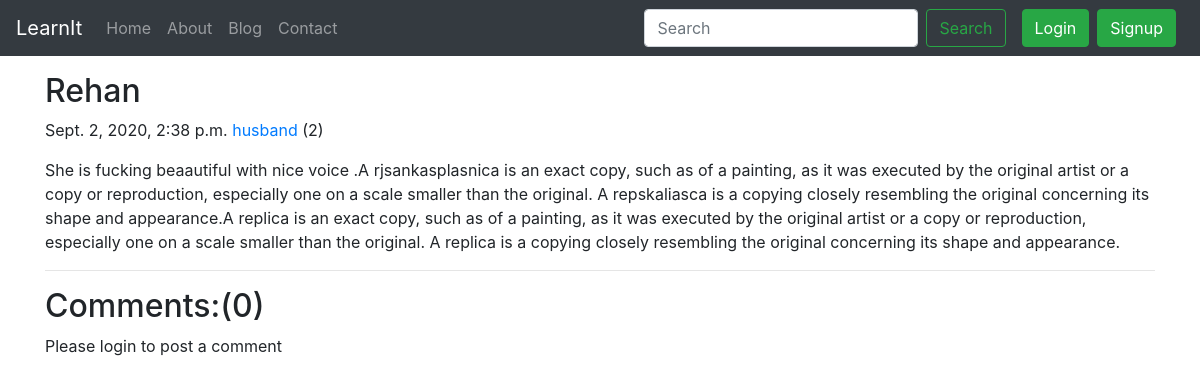
/blog/crush-mine, run on the app's committed database.
### blog/models.py (models this page shows, shortened)
class Post(models.Model):
    sno = models.AutoField(primary_key=True)
    title = models.CharField(max_length=100)
    content = models.TextField()
    author = models.CharField(max_length=12)
    slug = models.CharField(max_length=120)
    views = models.IntegerField(default=0)
    timeStamp = models.DateTimeField(blank=True)

### blog/views.py (the view)
# urls.py: path('<str:slug>', views.blogPost, name='blogPost'),
def blogPost(request, slug):
    post = Post.objects.filter(slug=slug).first()
    post.views = post.views + 1
    post.save()
    comments = BlogComment.objects.filter(post=post, parent=None)
    replies = BlogComment.objects.filter(post=post).exclude(parent=None)
    replyDict = {}
    for reply in replies:
        if reply.parent.sno not in replyDict.keys():
            replyDict[reply.parent.sno] = [reply]
        else:
            replyDict[reply.parent.sno].append(reply)
    context = {'post': post, 'comments': comments,
               'user': request.user, 'replyDict': replyDict}
    return render(request, 'blog/blogPost.html', context)

### templates/blog/blogPost.html (shortened to what this page needs)
{% extends 'base.html' %}
{% block body %}
{% load humanize %}
{% load extras %}
<div class="container my-3">
        <h2 class="blog-post-title">{{post.title}}</h2>
        <p class="blog-post-meta">{{post.timeStamp}} <a href="/about">{{post.author}}</a> (<span>{{post.views}}</span>)</p>
        <p>{{post.content|safe}}</p>
        <hr>
      </div>
      <div class="container">
      <h2>Comments:({{comments.count}})</h2>
      <div class="my-2">
      {% if user.is_authenticated %}
         <form action="/blog/postComment" method="post">{% csrf_token %}
  <div class="form-group">
    <label for="exampleInputEmail1"><strong>Comments:</strong></label>
    <input type="text" name="comment" class="form-control" placeholder="Enter your comment">
  </div>
  <input type="hidden" name="postSno" value="{{post.sno}}">
  <input type="hidden" name="postSno" value="">
  <button type="submit" class="btn btn-primary">Submit</button>
</form>
      {% else %}
     <p>Please login to post a comment</p>
      {% endif %}
</div>
</div>
{% endblock body %}

### data on the page
Post: title "Rehan", timeStamp "Sept. 2, 2020, 2:38 p.m.", author "husband", views "2", content "She is fucking beaautiful with nice voice .A rjsankasplasnica is an exact copy, such as of a painting, as it was executed by the original artist or a copy or reproduction, especially one on a scale smaller than the original. A repskaliasca is a copying closely resembling the original concerning its shape and appearance.A replica is an exact copy, such as of a painting, as it was executed by the original artist or a copy or reproduction, especially one on a scale smaller than the original. A replica is a copying closely resembling the original concerning its shape and appearance."

### other printed values
{{ comments.count }} "0"
